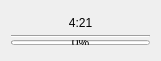
   <widget class="QWidget" name="verticalLayoutWidget_13">
    <property name="geometry">
     <rect>
      <x>240</x>
      <y>430</y>
      <width>161</width>
      <height>61</height>
     </rect>
    </property>
    <layout class="QVBoxLayout" name="bot_timer">
     <property name="spacing">
      <number>0</number>
     </property>
     <item>
      <widget class="QLabel" name="bot_sum1_cd">
       <property name="maximumSize">
        <size>
         <width>16777215</width>
         <height>20</height>
        </size>
       </property>
       <property name="text">
        <string>4:21</string>
       </property>
       <property name="alignment">
        <set>Qt::AlignCenter</set>
       </property>
       <property name="wordWrap">
        <bool>false</bool>
       </property>
       <property name="margin">
        <number>0</number>
       </property>
       <property name="indent">
        <number>0</number>
       </property>
      </widget>
     </item>
     <item>
      <widget class="Line" name="line_9">
       <property name="orientation">
        <enum>Qt::Horizontal</enum>
       </property>
      </widget>
     </item>
     <item>
      <widget class="QProgressBar" name="bot_sum1_bar">
       <property name="sizePolicy">
        <sizepolicy hsizetype="Expanding" vsizetype="Fixed">
         <horstretch>0</horstretch>
         <verstretch>0</verstretch>
        </sizepolicy>
       </property>
       <property name="maximumSize">
        <size>
         <width>16777215</width>
         <height>5</height>
        </size>
       </property>
       <property name="value">
        <number>0</number>
       </property>
      </widget>
     </item>
    </layout>
   </widget>
